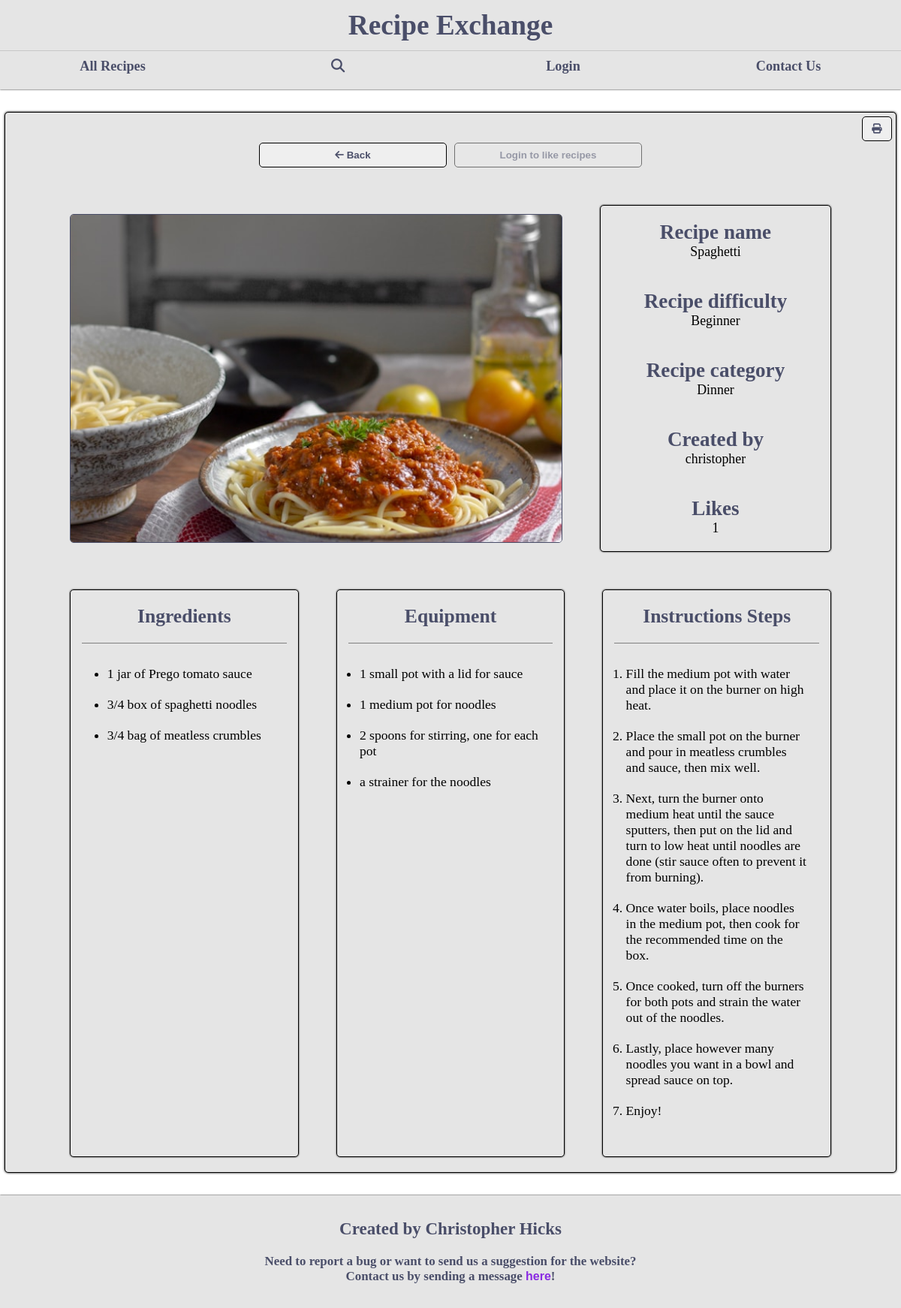
/view-recipe/11/, run on an earlier commit of the app's database.
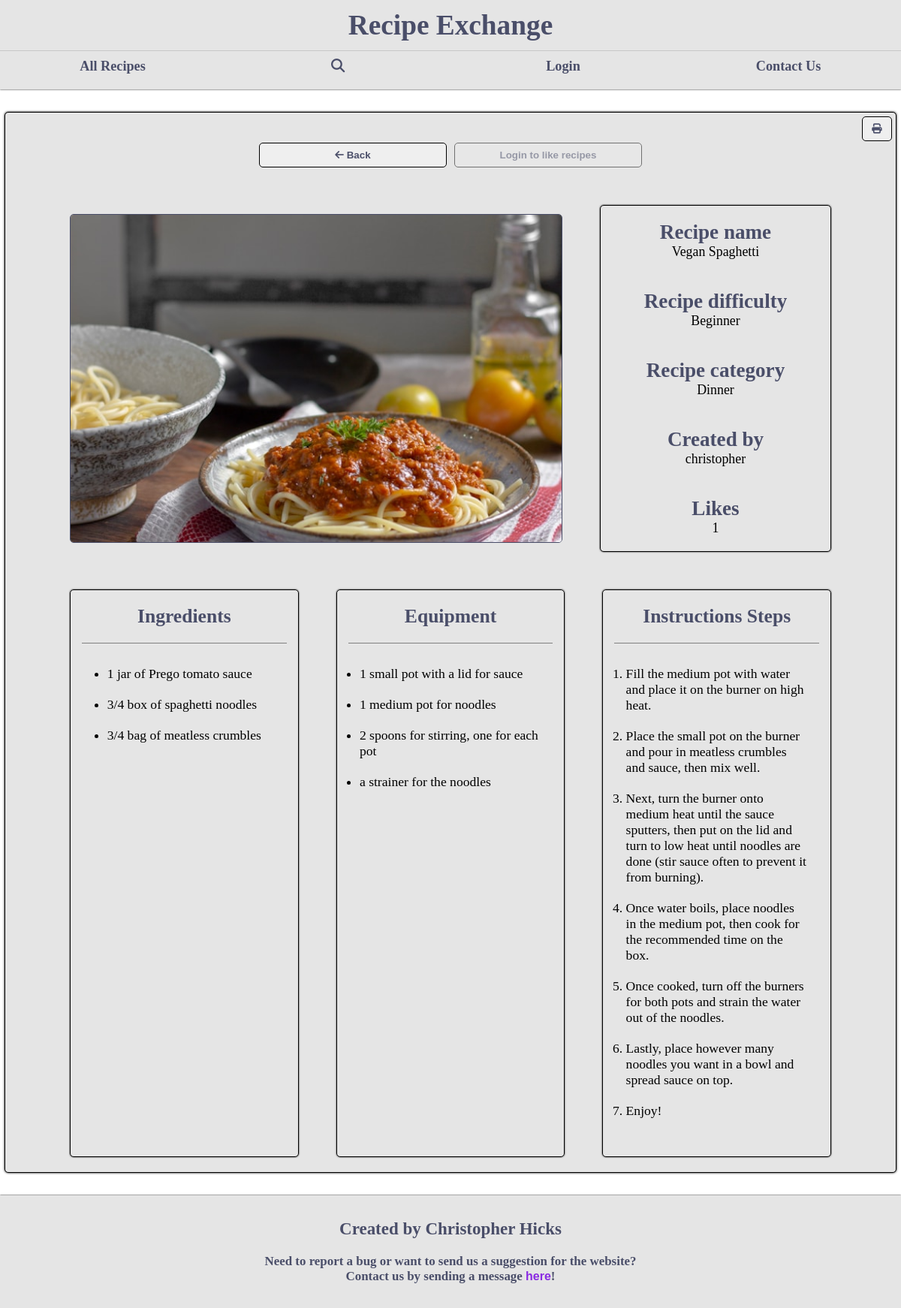
And on a later commit of the database.
### recipe_share/models.py (models this page shows, shortened)
class UserRecipe(models.Model):
    difficulty_options = [
        ('Beginner', 'Beginner'),
        ('Intermediate', 'Intermediate'),
        ('Advanced', 'Advanced'),
    ]
    recipe_name = models.CharField(max_length=75, help_text='Please give your recipe a good name | Max Characters 75')
    recipe_category = models.ForeignKey(RecipeCategory, on_delete=models.SET_NULL, null=True, help_text='Please choose category for your recipe')
    recipe_picture = models.ImageField(upload_to='recipe-images/', default='', null=True, blank=True, help_text="Please take a good picture of recipes final product and include it here")
    recipe_difficulty = models.CharField(max_length=13, choices=difficulty_options, help_text="Please choose difficulty that matches your recipe the best")
    instructions = models.TextField(validators=[MaxLengthValidator(3000)], help_text="Please carefully explain instructions for your recipe | Please use to enter to go down a line to between each step | Max Characters 3000")
    recipe_ingredients = models.TextField(validators=[MaxLengthValidator(1000)], help_text="Please include all ingredients for this recipe | Please use to enter to go down a line to between each step | Max Characters 1000")
    required_equipment = models.TextField(validators=[MaxLengthValidator(1000)], help_text="Please include all equipment needed for this recipe | Please use enter to go down a line between in each piece of equipment | Max Characters 1000")
    created_at = models.DateField(auto_now_add=True, editable=False, null=True)
    created_by = models.ForeignKey(User, on_delete=models.CASCADE, related_name='recipes', editable=False, null=True)
    likes = models.ManyToManyField(User, related_name='liked_posts', blank=True)
    def total_likes(self):
            return self.likes.count()

class RecipeCategory(models.Model):
    name = models.CharField(max_length=50)
    image = models.ImageField(upload_to='category-images/', default='', null=True, blank=True)
    class Meta:
        verbose_name_plural = "Recipe categories"
    def __str__(self):
        return self.name

### recipe_share/views.py (the view)
# urls.py: path('view-recipe/<int:recipe_id>/', views.view_recipe, name="view-recipe"),
def view_recipe(request, recipe_id):
    from_search = request.GET.get('from') == 'search'
    user = request.user
    recipe = get_object_or_404(UserRecipe, id=recipe_id)
    return render(request, 'view-recipe.html', {'recipe': recipe, 'user': user, 'from_search': from_search})

### recipe_share/templates/view-recipe.html (shortened to what this page needs)
{% extends "base.html" %}
{% load static %}
{% block content %}
<head id='view-recipe-head'>
    <link rel="stylesheet" href="{% static 'css/view-recipe.css' %}">
</head>
<section id="recipe-container">
    <div id="recipe-button-box">
        {% if from_search %}
        <a href="{{ request.GET.next|default:'/' }}?search={{ request.GET.search }}&category={{ request.GET.category }}&page={{ request.GET.page }}"><button type ="button"><i class="fa-solid fa-arrow-left"></i> Back To Results</button></a>
        {% else %}
            <a href="{{ request.GET.next|default:'/' }}"><button type ="button"><i class="fa-solid fa-arrow-left"></i> Back</button></a>
        {% endif %}
        {% if user.is_authenticated %}
            <button type="button" id="like-btn" data-recipe-id="{{recipe.id}}">
                {% if user in recipe.likes.all %}
                    Liked <i class="fa-solid fa-thumbs-up"></i>
                {% else %}
                    Like <i class="fa-regular fa-thumbs-up"></i>
                {% endif %}
            </button>
        {% else %}
            <button type="button" id="like-btn" class="disabled" data-recipe-id="{{recipe.id}}" disabled>
                <span class="Like-btn-tip">Login to like recipes</span>
            </button>
        {% endif %}
            <button id="print-btn" onclick="window.print()"><i class="fa-solid fa-print"></i></button>
    </div>
    <div id="recipe-info-header-container">
        {% if recipe.recipe_picture %}
        <img class="recipe-image" src="{{ recipe.recipe_picture.url }}" alt="Image for {{recipe.recipe_name}} recipe">
        {% else %}
        <img class="recipe-image"src="{% static 'images/image-placeholder.png' %}" alt="Image filler for recipe named {{recipe.recipe_name}}">
        {% endif %}
        <div id="recipe-info-header">
            <p><span class="header-text">Recipe name</span><br>{{recipe.recipe_name}}</p>
            <p><span class="header-text">Recipe difficulty</span><br>{{recipe.recipe_difficulty}}</p>
            <p><span class="header-text">Recipe category</span><br>{{recipe.recipe_category}}</p>
            <p><span class="header-text">Created by</span><br>{{recipe.created_by}}</p>
            <p><span class="header-text">Likes</span><br><span id="like-count">{{recipe.total_likes}}</span></p>
        </div>
    </div>
    <div id="recipe-instructions-container">
       <div class="recipe-instructions">
        <p>Ingredients</p>
        <ul>
            {% for line in recipe.recipe_ingredients.splitlines %}
                {% if line %}
                    <li>{{ line }}</li>
                {% endif %}
            {% endfor %}
        </ul>
       </div>
        <div class="recipe-instructions">
            <p>Equipment</p>
            <ul>
                {% for line in recipe.required_equipment.splitlines %}
                    {% if line %}
                        <li>{{ line }}</li>
                    {% endif %}
                {% endfor %}
            </ul>
        </div>
        <div class="recipe-instructions">
            <p>Instructions Steps</p>
            <ol>
                {% for line in recipe.instructions.splitlines %}
                    {% if line %}
                        <li>{{ line }}</li>
                    {% endif %}
                {% endfor %}
            </ol>
        </div>
    </div>
</section>
{% endblock content %}

What changed in the data, as far as the page shows it:
changed UserRecipe "Beginner": recipe_name "Spaghetti" → "Vegan Spaghetti"
